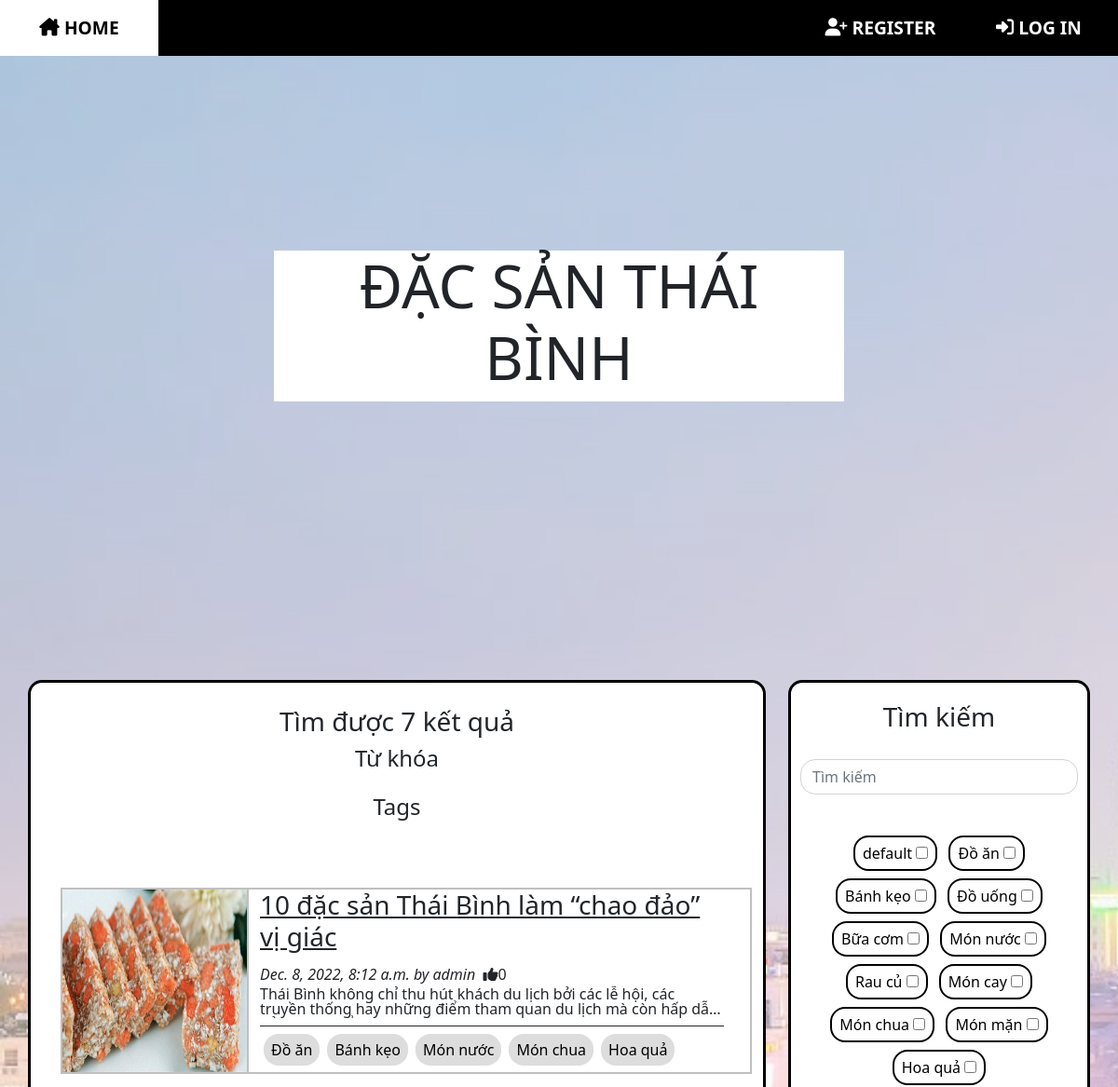
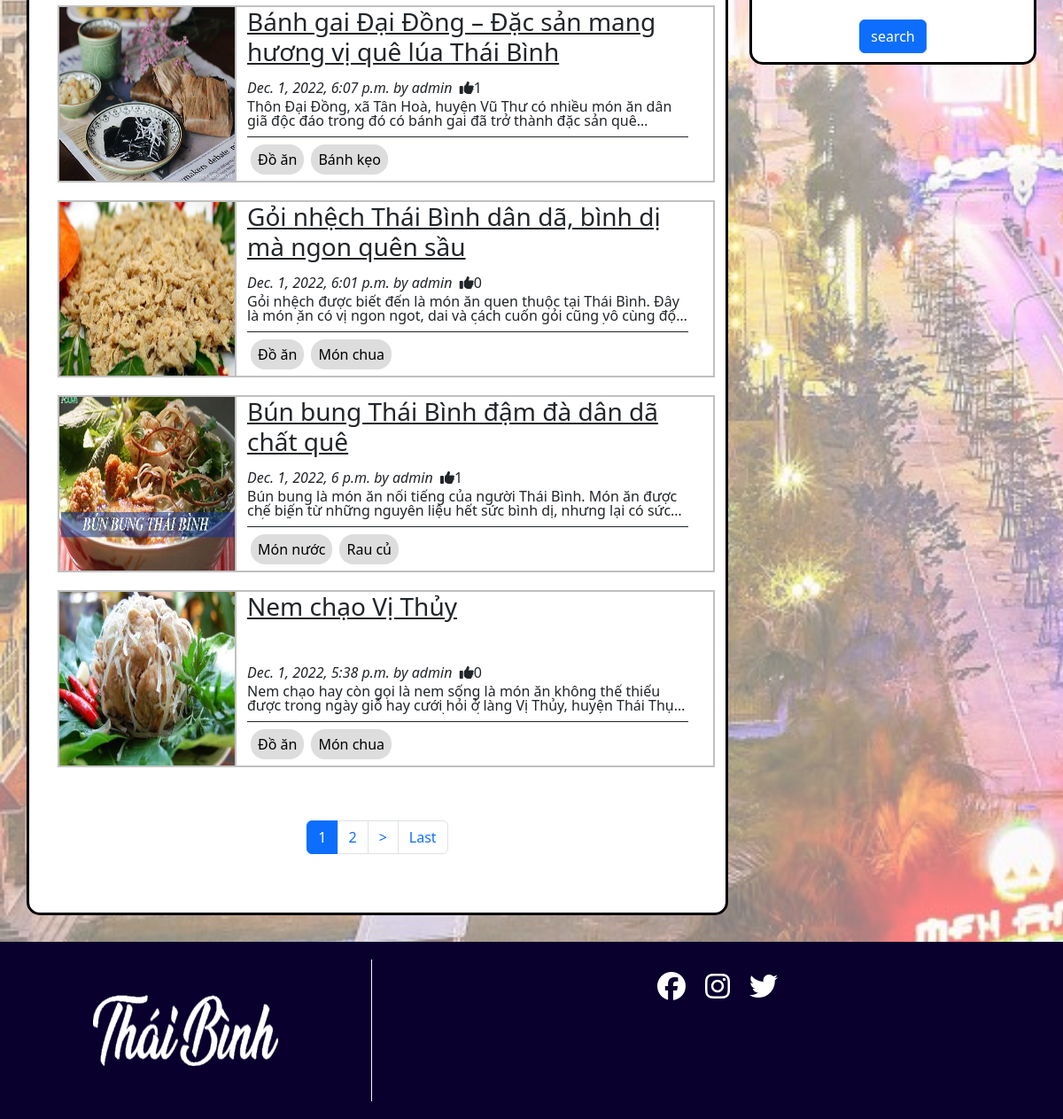
/search/, run on an earlier commit of the app's database (2 pictures, top to bottom).
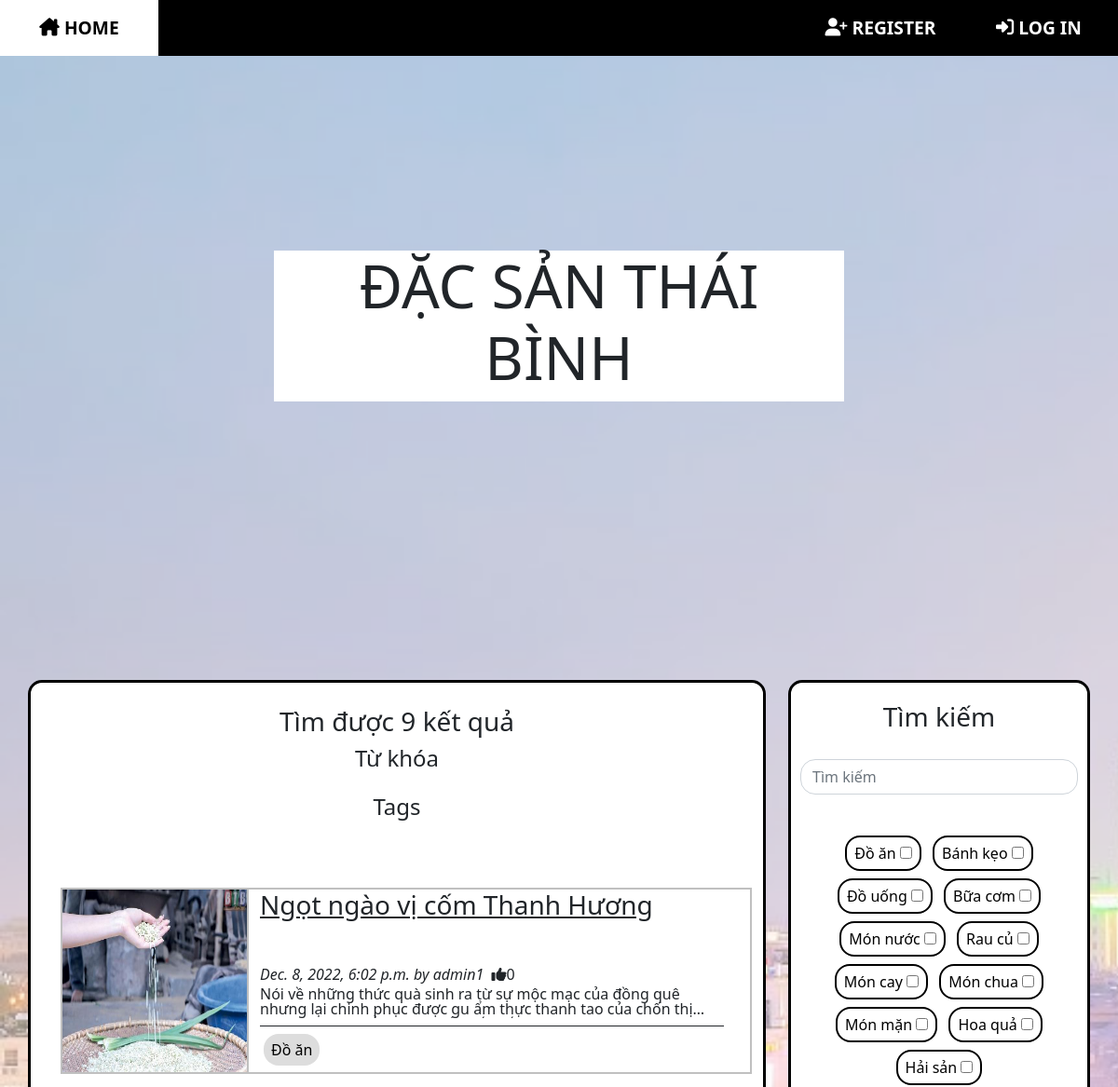
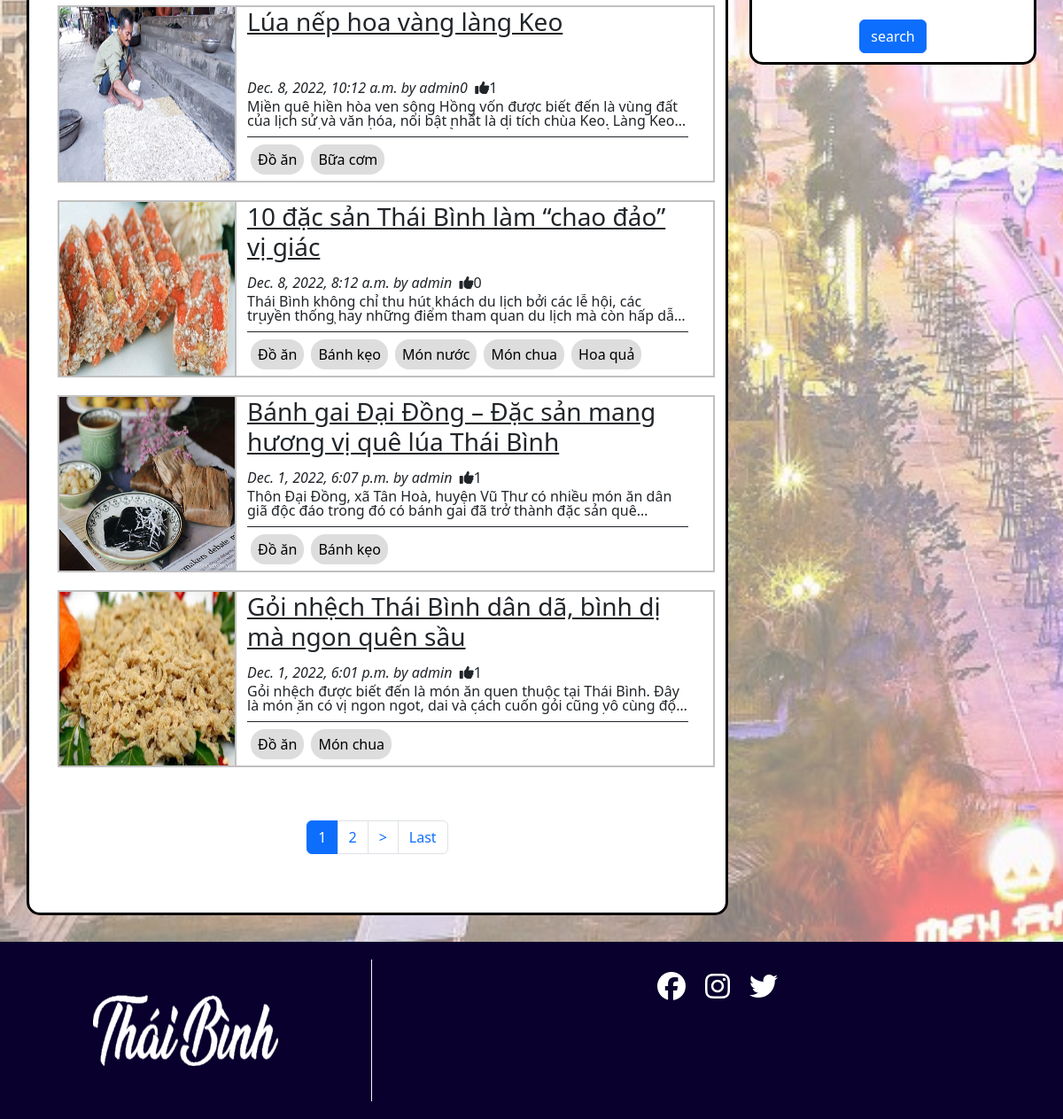
And on a later commit of the database (2 pictures, top to bottom).
### blog/models.py (models this page shows, shortened)
class Post(models.Model):
    class NewManager(models.Manager):
        def get_queryset(self):
            return super().get_queryset().filter(status='published')
    options = (
        ('draft', 'Draft'),
        ('published', 'Published'),
    )
    title = models.CharField(max_length=250)
    category = models.ManyToManyField(
        Category, blank=True, related_name='posts')
    excerpt = models.TextField(blank=True, null=True)
    slug = models.SlugField(max_length=250, unique_for_date='publish')
    image = models.FileField(
        upload_to='static/thumbnail/', default='static/thumbnail/default/default.jpg')
    publish = models.DateTimeField(default=timezone.now)
    author = models.ForeignKey(
        User, on_delete=models.CASCADE, related_name='blog_posts')
    content = RichTextUploadingField(null=True)
    status = models.CharField(max_length=10, choices=options, default='draft')
    likes = models.ManyToManyField(User, blank=True, related_name='likes')
    bookmark = models.ManyToManyField(
        User, blank=True, related_name='bookmark')
    objects = models.Manager()  # default manager
    newmanager = NewManager()  # custom manager
    def get_absolute_url(self):
        return reverse('blog:post_single', args=[self.slug])
    class Meta:
        ordering = ('-publish',)

class Category(models.Model):
    name = models.CharField(max_length=100)
    def __str__(self):
        return self.name

### blog/views.py (the view)
# urls.py: path('search/', views.post_search, name='post_search'),
def post_search(request):
    q = ''
    c = ''
    results = standard_filter(request)
    form = PostSearchForm(request.GET)
    if form.is_valid():
        q = form.cleaned_data['q']
        c = form.cleaned_data['c']
        results = results.filter(title__contains=q)
        for tag in c:
            results = results.filter(category=tag.id)
    list = pagination(request, results)
    return render(request, 'blog/search.html', {'categorys': Category.objects.all(), 'posts': results, 'total_results': results.count, 'q': str(q), 'c': c, 'list': list})

### blog/views.py (called while the page is built)
def pagination(request, posts):
    obj = posts
    page_n = request.GET.get('page')
    p = Paginator(obj, 5)
    list = p.get_page(page_n)
    return list

def standard_filter(request):
    posts = Post.newmanager.all()
    user = request.user
    if user.is_superuser or user.is_staff:
        if user.is_superuser:
            posts = Post.objects.all()
        else:
            posts = Post.objects.filter(
                Q(status='published')) | Post.objects.filter(Q(author=user, status='draft'))
    return posts

### templates/blog/search.html (shortened to what this page needs)
{% extends "base/base.html" %} {% block title %} Kết quả tìm kiếm {% endblock %} {%load static%}{% block content %} {%include "base/nav-bar.html"%}
<div class="bgpic"><img src="{% static 'Thanh-pho.jpg' %}" /></div>
<div class="col">
    <div class="row" id="row-titlecard">
        <div class="titlecard">
            <h1 style="font-size:400%">ĐẶC SẢN THÁI BÌNH</h1>
        </div>
    </div>
    <div class="row ">
        <div class="col-8">
            <div class="container">
                <div class="search-result-dialog">
                    <h3>Tìm được {{total_results}} kết quả</h3>
                    <h4>Từ khóa</h4>
                    <h4>Tags</h4>
                </div>
                {% include "blog/list.html" %}
            </div>
        </div>
        <div class="col-4">
            {% include "blog/searchbox.html" %}
        </div>
    </div>
    {%include "base/footer.html"%}
</div>
{% endblock %}

### templates/base/base.html (shortened to what this page needs)
<!doctype html>
<html lang="en">
{% load static %}
<head>
    <link href="https://cdn.jsdelivr.net/npm/bootstrap@5.2.3/dist/css/bootstrap.min.css" rel="stylesheet">
    <link href="{% static 'style.css' %}" rel="stylesheet">
</head>
<body>
    {% block content %} {% endblock %}
</body>
</html>

### templates/base/nav-bar.html (shortened to what this page needs)
{% extends "base/base.html"%}{%load static%} {%block content%}
<nav class="navbar-custom">
    <a class="nav-button" href="/" id="home">
        <i class="fa-solid fa-house-chimney" style="margin-right: 5px"></i>HOME</a>
         {% if user.is_authenticated%}
    </div>
    <a class="nav-button nav-right-1" href="{% url 'logout' %}?next={{request.path}}" id="logout"> <i class="fa-solid fa-right-from-bracket" style="margin-right: 5px"></i>LOG OUT</a>
    {%else%} <a class="nav-button nav-right-2" href="{% url 'accounts:register' %}?next={{request.path}}"><i class="fa-solid fa-user-plus" style="margin-right: 5px"></i>REGISTER</a>
    <a class="nav-button nav-right-1" href="{% url 'login' %}?next={{request.path}}"><i class="fa-solid fa-right-to-bracket" style="margin-right: 5px"></i>LOG IN</a> {% endif %}
</nav>
{%endblock%}

### templates/blog/list.html (shortened to what this page needs)
{%block content%}
<div class="col pt-5">
    {% for post in list %}
    <div class="post-container row">
        <div class="col-3 post-thumbnail ">
            <img src="/{{post.image}}" />
        </div>
        <div class="col-9 post-detail">
            <div class="post-title">
                <h3>
                    <a class="text-dark" href="{{post.get_absolute_url}} ">{{post.title}}</a>
                </h3>
            </div>
            <div class="post-meta">
                <em>{{post.publish}} by {{post.author}}</em> &nbsp; <i class="fa-sharp fa-solid fa-thumbs-up" {%if user in post.likes.all %} style="color: blue;" {%endif%}></i> {{post.likes.count}}
            </div>
            <div class="post-excerpt">
                <p>{{post.excerpt}}</p>
            </div>
            <div class="post-cat">
                {% for tag in post.category.all %}
                <a class="tag-btn" href="/search/?q=&c={{tag.id}}">{{tag}}</a>{%endfor%}
            </div>
        </div>
    </div>
    {% endfor %}
</div>
<nav aria-label="Page navigation example">
    <ul class="pagination" style="text-align: center;">
        <li class="page-item active"><a class="page-link" href="?page={{list.number}}">{{list.number}}</a></li>
        {%if list.has_next%}
        <li class="page-item"><a class="page-link" href="?page={{list.next_page_number}}">{{list.next_page_number}}</a></li>
        <li class="page-item"><a class="page-link" href="?page={{list.next_page_number}}">></a></li>
        <li class="page-item"><a class="page-link" href="?page={{list.paginator.num_pages}}">Last</a></li>
        {%endif%}
    </ul>
</nav>
{%endblock%}

### templates/blog/searchbox.html
{% load static %} {% block content %}
<link href="{% static 'style.css' %}" rel="stylesheet">
<div class="search-box">
    <form role="search" method="get" action="/search/">
        <h3>Tìm kiếm</h3>
        <div class="search-bar">
            <input class="form-control me-5" name="q" type="search" placeholder="Tìm kiếm" aria-label="Search">
        </div>
        <div class="tag-bar">
            {% for tag in categorys.all%}
            <div class="tag-checkbox">
                <label for="{{tag}}" class="">{{tag.name}}</label>
                <input name="c" type="checkbox" id="{{tag}}" value="{{tag.pk}}">
            </div>
            {%endfor%}
        </div>
        <button class="btn btn-primary" type="submit">search </button>
    </form>
</div>
{% endblock %}

### templates/base/footer.html
{% extends "base/base.html"%}{%load static%} {%block content%}
<div class="row" id="row-footer">
    <div class="footer">
        <div class="left-footer">
            <img src="{% static 'icon_white.png' %}" class="icon" />
        </div>
        <div class="right-footer">
            <i class="fa-brands fa-facebook fa-2x" style="margin-left: 300px;"></i>
            <i class="fa-brands fa-instagram fa-2x"></i>
            <i class="fa-brands fa-twitter fa-2x" style="margin-right: 300px;"></i>
        </div>
    </div>
</div>
{%endblock%}

### static/style.css (style rules this page uses)
* { box-sizing: border-box; padding: 0; margin: 0; }
.bgpic { width: 100%; height: 100%; position: fixed; z-index: -1; opacity: 0.5; }
.container { border: solid black; border-radius: 15px; background-color: white; margin: 30px; padding-bottom: 50px; min-height: 1000px; }
.titlecard { background-color: white; width: 50%; text-align: center; align-self: center; margin-right: auto; margin-left: auto; }
#row-titlecard { height: 700px; }
.search-box { border: solid black; display: flex; flex-direction: column; align-items: center; border-radius: 15px; background-color: white; min-height: 400px; position: sticky; top: 70px; margin: 30px; padding: 20px 10px 10px 10px; }
.search-box form { display: flex; flex-direction: column; align-items: center; }
.search-bar { margin-top: 20px; margin-bottom: 20px; }
.tag-bar { margin: 20px 10px 20px 10px; text-align: center; }
.tag-checkbox { border: black solid 2px; color: black; padding: 5px 8px; text-align: center; text-decoration: none; display: inline-block; margin: 4px; cursor: pointer; border-radius: 16px; min-width: 55px; }
.nav-button { border: transparent; font-size: larger; font-weight: 600; text-decoration: none; display: flex; align-items: center; justify-content: center; color: white; background-color: black; height: 100%; width: 170px; }
.nav-right-1 { justify-self: flex-end; order: 2; margin-left: 0; margin-right: 0; }
.nav-right-2 { justify-self: flex-end; order: 1; margin-left: auto; margin-right: 0; }
.navbar-custom { position: fixed; display: flex; flex-direction: row; background-color: black; width: 100%; height: 60px; z-index: 1; }
.form-control { border-radius: 1rem; }
.post-container { position: relative; background-color: white; border: solid #C0C0C0 2px; margin: 0 0 20px 20px; height: 200px; max-width: 800px; overflow: hidden; }
.post-container .post-thumbnail { position: absolute; padding: 0; border-right: inherit; overflow: hidden; height: 100%; width: 200px; }
.post-container .post-thumbnail img { width: 100%; height: 100%; }
.post-container .post-detail { position: relative; left: 200px; }
.post-container .post-detail .post-title { position: absolute; margin-bottom: 10px; height: 70px; width: 90%; overflow: hidden; text-overflow: ellipsis; display: -webkit-box; line-height: 40px; -webkit-line-clamp: 2; -webkit-box-orient: vertical; }
.post-container .post-detail .post-excerpt { position: absolute; bottom: 45px; margin-bottom: 13px; height: 34px; width: 90%; overflow: hidden; text-overflow: ellipsis; display: -webkit-box; line-height: 16px; -webkit-line-clamp: 2; -webkit-box-orient: vertical; }
.post-container .post-detail .post-cat { position: absolute; bottom: 0px; border-top: solid 1px; height: 50px; width: 90%; text-overflow: ellipsis; overflow: hidden; display: flex; align-items: center; }
.post-container .post-detail .post-meta { position: absolute; bottom: 95px; font-size: medium; height: 18px; width: 90%; overflow: hidden; text-overflow: ellipsis; display: -webkit-box; line-height: 15px; }
.tag-btn { background-color: #ddd; border: none; color: black; padding: 5px 8px; text-align: center; text-decoration: none; display: inline-block; margin: 4px; cursor: pointer; border-radius: 16px; min-width: 55px; }
.search-result-dialog { padding-top: 25px; display: flex; flex-direction: column; align-items: center; }
.pagination { margin-top: 60px; display: flex; justify-content: center; }
.footer { background-color: #09002D; width: 100%; display: flex; flex-direction: row; justify-content: space-around; align-items: center; }
#row-footer { height: 200px; }
.icon { width: 50%; height: 50%; }
.left-footer { display: flex; justify-content: space-around; align-items: center; border-right: solid whitesmoke 1px; height: 80%; width: 35%; }
.right-footer { width: 65%; color: white; display: flex; justify-content: space-evenly; margin-bottom: 100px; }
.active>.page-link { z-index: 0; }

What changed in the data, as far as the page shows it:
no longer on this page (row unchanged): Post: image (picture), title "Bún bung Thái Bình đậm đà dân dã chất quê", publish "Dec. 1, 2022, 6 p.m.", author "admin", likes.count "1", excerpt "Bún bung là món ăn nổi tiếng của người Thái Bình. Món ăn được chế biến từ những nguyên liệu hết sức bình dị, nhưng lại có…", Category (name "Món nước"), Category (name "Rau củ")
no longer on this page (row unchanged): Post: image (picture), title "Nem chạo Vị Thủy", publish "Dec. 1, 2022, 5:38 p.m.", author "admin", likes.count "0", excerpt "Nem chạo hay còn gọi là nem sống là món ăn không thể thiếu được trong ngày giỗ hay cưới hỏi ở làng Vị Thủy, huyện Thái…", Category (name "Đồ ăn"), Category (name "Món chua")
removed Category: name "default", shown under "Tìm kiếm"
added Post: image (picture), title "Ngọt ngào vị cốm Thanh Hương", publish "Dec. 8, 2022, 6:02 p.m.", author "admin1", likes.count "0", excerpt "Nói về những thức quà sinh ra từ sự mộc mạc của đồng quê nhưng lại chinh phục được gu ẩm thực thanh tao của chốn…", Category (name "Đồ ăn")
now on this page (row edited): Post: image (picture), title "Lúa nếp hoa vàng làng Keo", publish "Dec. 8, 2022, 10:12 a.m.", author "admin0", likes.count "1", excerpt "Miền quê hiền hòa ven sông Hồng vốn được biết đến là vùng đất của lịch sử và văn hóa, nổi bật nhất là di tích chùa Keo. Làng…", Category (name "Đồ ăn"), Category (name "Bữa cơm")
computed for Post "Gỏi nhệch Thái Bình dân dã, bình dị mà ngon quên sầu": likes.count "0" → "1"
added Category: name "Hải sản", shown under "Tìm kiếm"
Also different on the page:
{{ total_results }}: "7" → "9"
